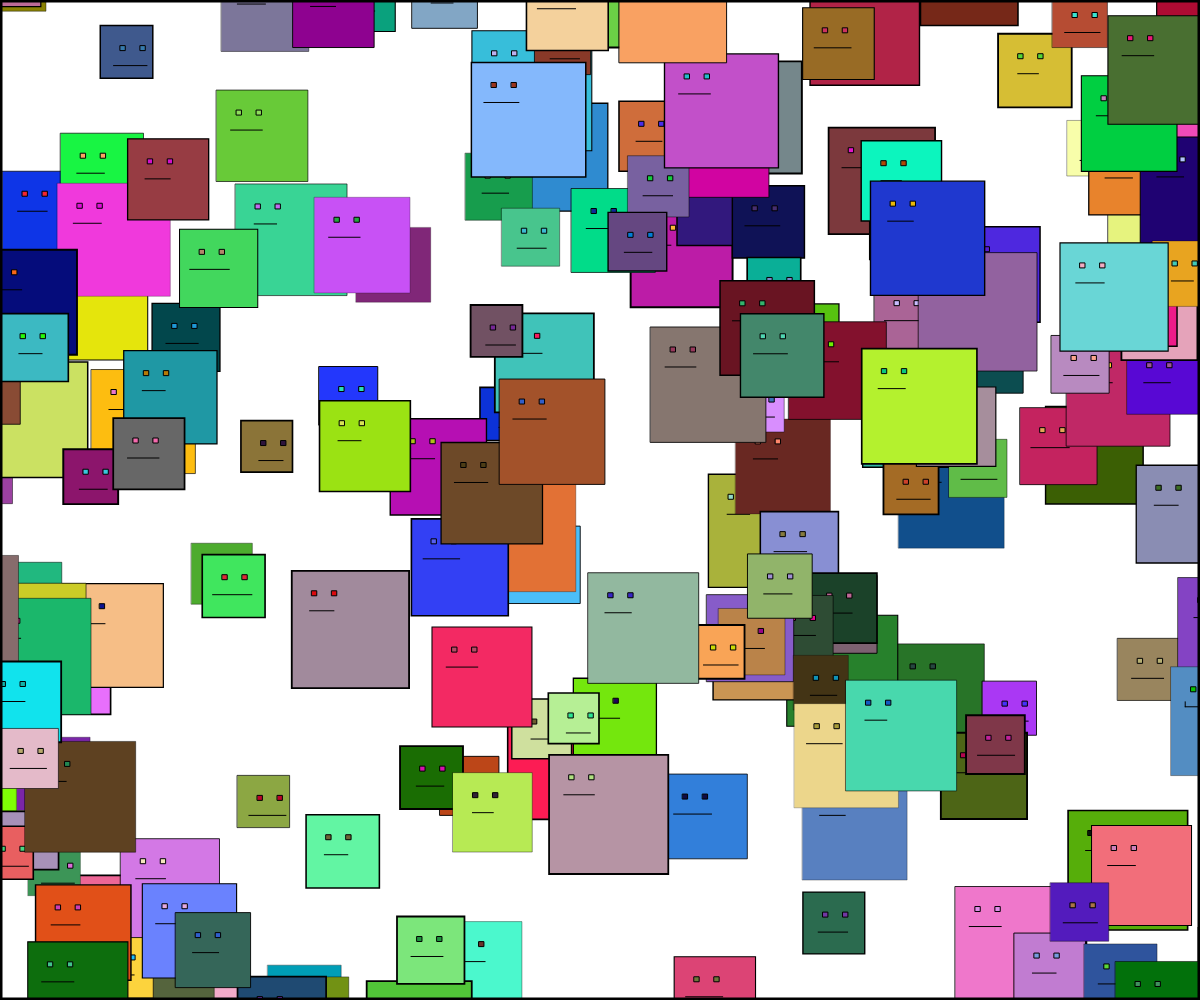
Frame 1 (no input)
Frame 60 (no input): identical to frame 1, image omitted
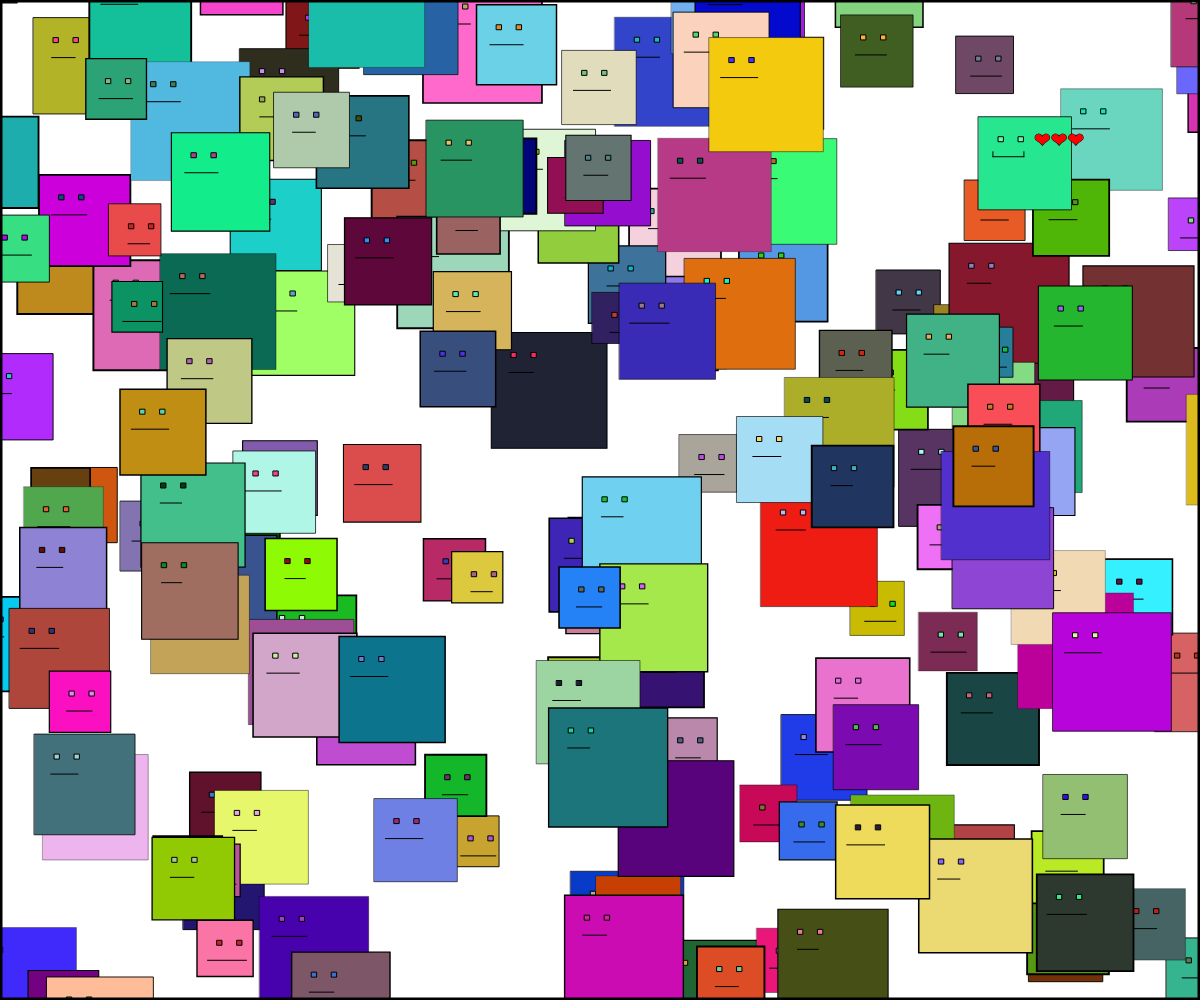
Frame 120 (the mouse pressed at the canvas centre since frame 60)

The p5.js sketch that drew these frames (run headless with seeded random() and noise() and a simulated clock; from frame 60 on, the mouse is pressed at the canvas centre):

// p5.js sketch
// ── sketch.js
let num = 0;
let faces = []; // 用数组代替 eval，性能更好且不易出错

function setup() {
  createCanvas(windowWidth, windowHeight);
  
  // 初始运行时先生成一次，免得屏幕是空的
  generateBatch();
}

function draw() {
  // p5.js 的 draw 循环在这里不需要做太多事，
  // 因为我们将通过点击来控制画面的刷新
}

// --- 新增的核心交互 ---
function mousePressed() {
  generateBatch(); // 每次点击，重新生成一批
}

// 将原本 setup 里的生成逻辑提取出来
function generateBatch() {
  // 1. 重置背景，把上一批“清理”掉
  background(255);
  
  // 2. 清空数组，准备生成新的 200 个数据
  faces = []; 
  
  // 3. 循环生成数据
  for (let i = 0; i < 200; i++) {
    faces[i] = createface();
  }
  
  // 4. 循环绘制
  for (let i = 0; i < 200; i++) {
    // 传入 i 是为了判断是不是第 199 个 (最后一个)
    updateface(faces[i], i); 
  }
  
  // 5. 绘制边框
  noFill();
  stroke(0); // 确保边框是黑色的
  strokeWeight(5);
  rect(0, 0, windowWidth, windowHeight);
}

function createface() {
  let face = {};
  face.x = random(-100, width);
  face.y = random(-100, height);
  return face;
}

function updateface(face, index) {
  // 随机颜色填充主体
  fill(random(255), random(255), random(255));
  strokeWeight(random(0.25, 2));
  rect(face.x, face.y, random(50, 120));
  
  strokeWeight(1);
  
  // 眼睛
  fill(random(255), random(255), random(255));
  rect(face.x + 20, face.y + 20, 5, 5);
  rect(face.x + 40, face.y + 20, 5, 5);
  
  // 嘴巴
  num = random(10);
  line(face.x + 20 - num, face.y + 40, face.x + 40 + num, face.y + 40);
  
  // --- 判定是否为“真爱” (第 199 个) ---
  if (index == 199) {
    // 只有这一个会有特殊的嘴型和爱心
    line(face.x + 20 - num, face.y + 40, face.x + 20 - num, face.y + 35);
    line(face.x + 40 + num, face.y + 40, face.x + 40 + num, face.y + 35);
    
    fill(255, 0, 0); // 确保爱心是红色的
    textSize(20);
    text("❤❤❤", face.x + 50 + num, face.y + 30);
    
    // 可以在这里打印日志，告诉你“真爱”在哪
    console.log("Found love at: " + face.x + ", " + face.y);
  }
}

function windowResized() {
  resizeCanvas(windowWidth, windowHeight);
  generateBatch(); // 窗口大小时也刷新一下
}
